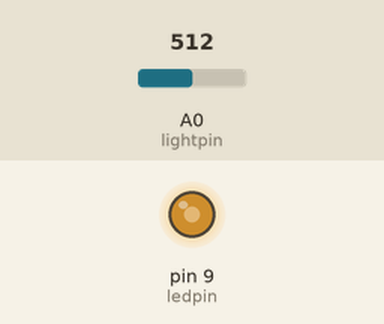
This sketch was run on a simulated Arduino Uno, built with avr-gcc and run on an emulated ATmega328P. Shown: output pins drawn as LEDs (lit = HIGH). Inputs (shaded band) come from the test bench; at power-on: A0 (lightpin) = 512.

Above: at 1.2 s.
1.3 s: A0 (lightpin) set to 716
At 2.1 s:
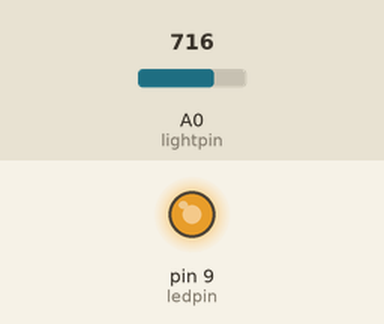
2.8 s: A0 (lightpin) set to 306
At 3.3 s:
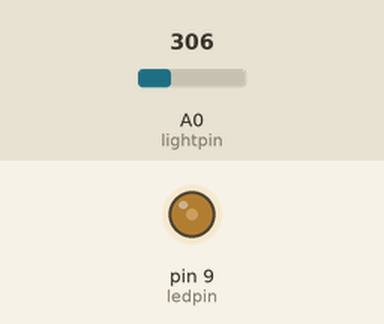
4.3 s: A0 (lightpin) set to 122
At 5.5 s:
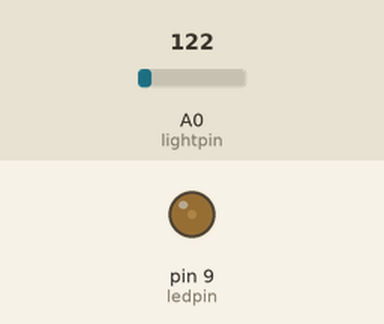
5.8 s: A0 (lightpin) set to 0
At 6.8 s:
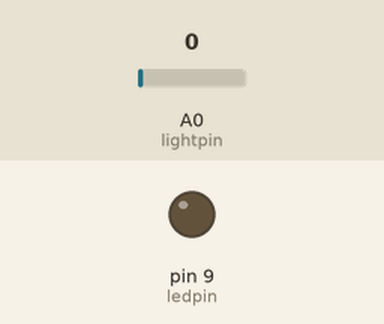
Timing chart, 0 to 8.3 s (numbered marks = the images above; inputs shaded):
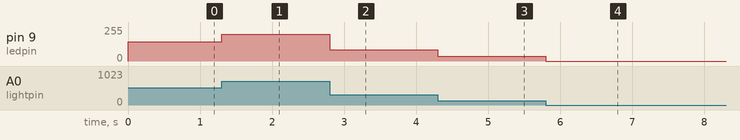

Measured:
- after the input at 1.3 s, pin 9 (ledpin): 145/255 → 202/255 at once
- after the input at 2.8 s, pin 9 (ledpin): 202/255 → 86/255 at once
- after the input at 4.3 s, pin 9 (ledpin): 86/255 → 34/255 at once
- after the input at 5.8 s, pin 9 (ledpin): 34/255 → 0/255 at once

The sketch:

eg5_control_led_with_LDR.ino
```cpp
const int lightpin = A0;
const int ledpin = 9;
int lightlevel;

void setup() {
  // put your setup code here, to run once:

pinMode(ledpin, OUTPUT);

}

void loop() {
  // put your main code here, to run repeatedly:
lightlevel = analogRead(lightpin);
lightlevel = map(lightlevel,0,900,0,255);
lightlevel = constrain(lightlevel,0,255);
analogWrite(ledpin,lightlevel);
}
```
